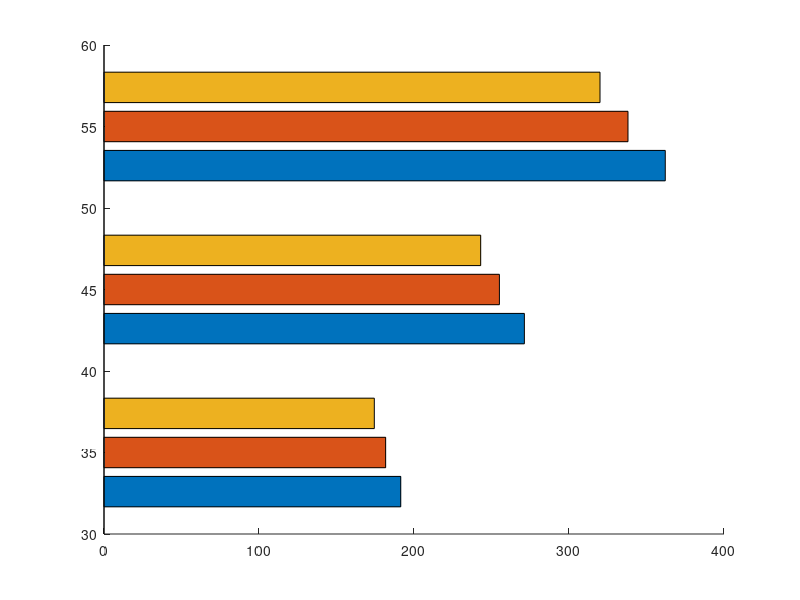

This figure's MATLAB source: (Note: this script raises an error after producing the figure.)
clear; clc;

%% =============================
% INPUTS
%% =============================
speeds_mph = [35 45 55];

speeds_fps = speeds_mph * 1.467;

PRT = 2.4;                    % perception-reaction time (sec)
friction = [0.80 0.70 0.60];  % BEST -> WORST
g = 32.2;                     % gravity (ft/s^2)

% Pedestrian exposure time (sec)
ped_exposure_time = 0.7;



% Available distance during pedestrian exposure
available_dist = speeds_fps .* ped_exposure_time;

%% =============================
% CALCULATIONS
%% =============================
total_dist = zeros(length(speeds_mph), length(friction));

for i = 1:length(speeds_fps)

    v = speeds_fps(i);
    prt_dist = v * PRT;

    for j = 1:length(friction)

        f = friction(j);

        braking_dist = (v^2) / (2 * g * f);

        total_dist(i,j) = prt_dist + braking_dist;

    end
end

%% =============================
% REVERSE ORDER FOR PLOTTING
% Highest friction appears at top
%% =============================
plot_friction = friction(end:-1:1);
plot_dist = total_dist(:,end:-1:1);

%% =============================
% PLOT
%% =============================
figure;
hold on;

b = barh(speeds_mph, plot_dist, 'grouped');

%% =============================
% BAR COLORS
% Green (best) -> Yellow -> Red (worst)
%% =============================
nFric = length(plot_friction);

fricColors = [ ...
    linspace(1.00,0.15,nFric)' ...
    linspace(0.15,0.75,nFric)' ...
    zeros(nFric,1)];

for j = 1:nFric
    b(j).FaceColor = fricColors(j,:);
end

%% =============================
% AXES
%% =============================
set(gca,'YTick',speeds_mph);

if length(speeds_mph) > 1
    speedSpacing = min(diff(sort(speeds_mph)));
else
    speedSpacing = 10;
end

ylim([ ...
    min(speeds_mph)-0.6*speedSpacing ...
    max(speeds_mph)+0.6*speedSpacing]);

xlabel('Distance (ft)', ...
    'FontSize',12,'FontWeight','bold');

ylabel('Vehicle Speed (mph)', ...
    'FontSize',12,'FontWeight','bold');

title(sprintf('Total Braking Distance'), ...
    'FontSize',13,'FontWeight','bold');

grid on;
box on;

%% =============================
% FINAL FORMATTING
%% =============================
set(gca,'FontSize',11);

set(gcf,'Position',[100 100 1100 650]);

xlim([0 max(total_dist(:))*1.25]);

%% =============================
% AVAILABLE DISTANCE LINES
% Full-height lines
%% =============================
lineColors = lines(length(speeds_mph));

yl = ylim;

line_handles = gobjects(length(speeds_mph),1);

for i = 1:length(speeds_mph)

    line_handles(i) = line( ...
        [available_dist(i) available_dist(i)], ...
        yl, ...
        'Color',lineColors(i,:), ...
        'LineStyle','--', ...
        'LineWidth',2);

end


%% =============================
% LEGEND (AUTO)
%% =============================
friction_labels = arrayfun( ...
    @(f) sprintf('f = %.2f',f), ...
    plot_friction, ...
    'UniformOutput',false);

distance_labels = arrayfun( ...
    @(s) sprintf('Available Distance @ %d mph',s), ...
    speeds_mph, ...
    'UniformOutput',false);

legend([b(:); line_handles], ...
       [friction_labels distance_labels], ...
       'Location','eastoutside');

hold off;

%% =============================
% EXPORT
%% =============================
saveas(gcf,'StoppingDistance_Parametric_Final.png');
